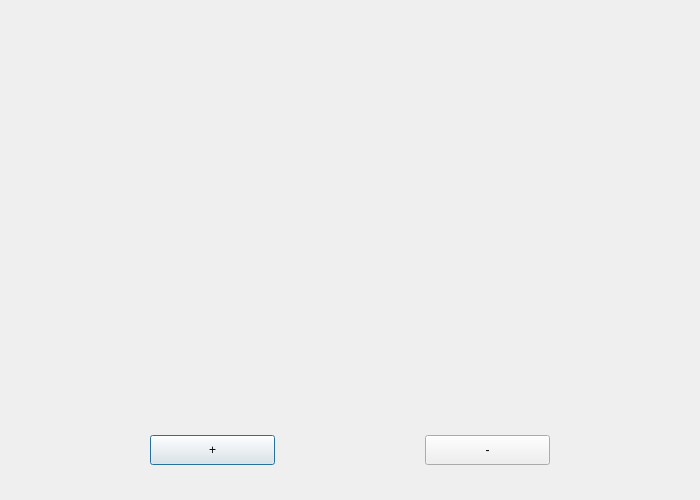
<?xml version="1.0" encoding="UTF-8"?>
<ui version="4.0">
 <class>WY_Two</class>
 <widget class="QDialog" name="WY_Two">
  <property name="geometry">
   <rect>
    <x>0</x>
    <y>0</y>
    <width>700</width>
    <height>500</height>
   </rect>
  </property>
  <property name="windowTitle">
   <string>Dialog</string>
  </property>
  <widget class="QLabel" name="label">
   <property name="geometry">
    <rect>
     <x>0</x>
     <y>0</y>
     <width>700</width>
     <height>400</height>
    </rect>
   </property>
   <property name="text">
    <string/>
   </property>
   <property name="pixmap">
    <pixmap>WY2.png</pixmap>
   </property>
   <property name="scaledContents">
    <bool>true</bool>
   </property>
  </widget>
  <widget class="QPushButton" name="zoomIn">
   <property name="geometry">
    <rect>
     <x>150</x>
     <y>435</y>
     <width>125</width>
     <height>30</height>
    </rect>
   </property>
   <property name="text">
    <string>+</string>
   </property>
  </widget>
  <widget class="QPushButton" name="zoomOut">
   <property name="geometry">
    <rect>
     <x>425</x>
     <y>435</y>
     <width>125</width>
     <height>30</height>
    </rect>
   </property>
   <property name="text">
    <string>-</string>
   </property>
  </widget>
 </widget>
 <resources/>
 <connections>
  <connection>
   <sender>zoomIn</sender>
   <signal>pressed()</signal>
   <receiver>WY_Two</receiver>
   <slot>showMaximized()</slot>
   <hints>
    <hint type="sourcelabel">
     <x>212</x>
     <y>449</y>
    </hint>
    <hint type="destinationlabel">
     <x>349</x>
     <y>249</y>
    </hint>
   </hints>
  </connection>
  <connection>
   <sender>zoomOut</sender>
   <signal>pressed()</signal>
   <receiver>WY_Two</receiver>
   <slot>showNormal()</slot>
   <hints>
    <hint type="sourcelabel">
     <x>487</x>
     <y>449</y>
    </hint>
    <hint type="destinationlabel">
     <x>349</x>
     <y>249</y>
    </hint>
   </hints>
  </connection>
 </connections>
</ui>
